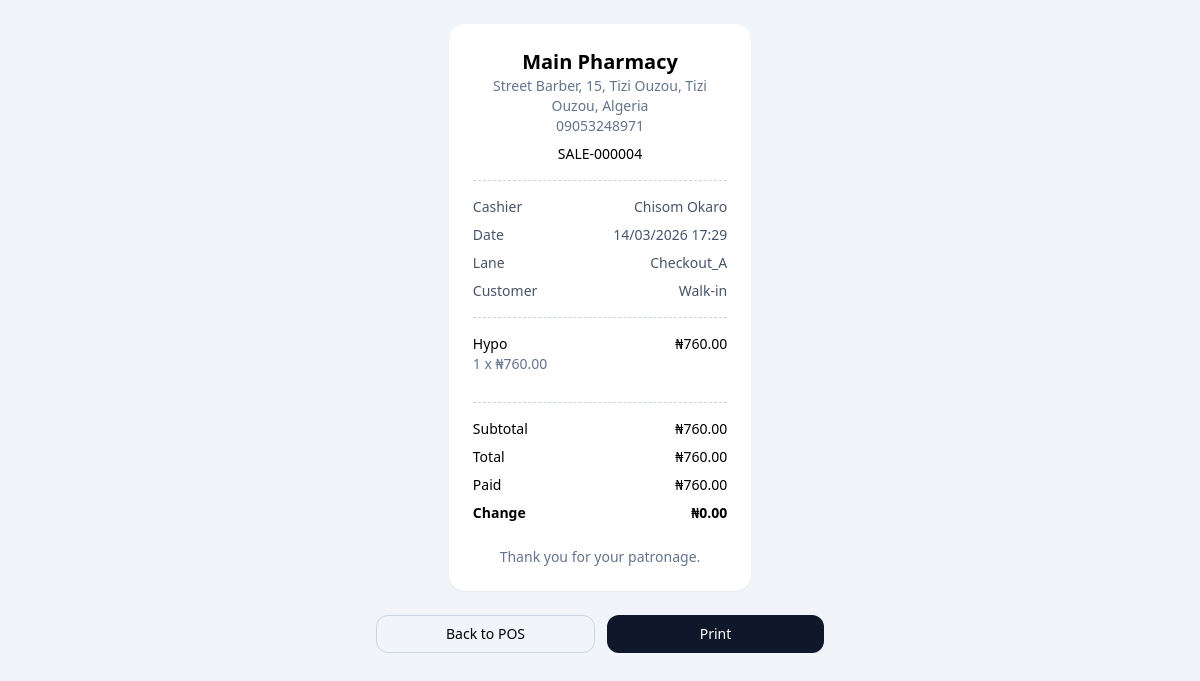
/sales/receipt/4/ (signed in), run on the app's committed database.
### reports/models.py (models this page shows, shortened)
class BusinessSettings(models.Model):
    class ThermalPaperWidth(models.TextChoices):
        MM58 = "58mm", "58 mm"
        MM80 = "80mm", "80 mm"
    business_name = models.CharField(max_length=255, default="DurielBiz POS")
    default_branch = models.ForeignKey(
        Branch,
        on_delete=models.SET_NULL,
        related_name="business_settings",
        blank=True,
        null=True,
    )
    address = models.TextField(blank=True)
    phone = models.CharField(max_length=30, blank=True)
    receipt_footer = models.CharField(max_length=255, blank=True, default="Thank you for your patronage.")
    loyalty_points_per_1000 = models.PositiveIntegerField(default=1)
    loyalty_cash_value_per_point = models.DecimalField(max_digits=8, decimal_places=2, default=Decimal("1.00"))
    cloud_sync_enabled = models.BooleanField(default=False)
    cloud_sync_token = models.CharField(max_length=120, blank=True)
    sync_dashboard_url = models.URLField(blank=True)
    thermal_paper_width = models.CharField(
        max_length=10,
        choices=ThermalPaperWidth.choices,
        default=ThermalPaperWidth.MM80,
    )
    updated_at = models.DateTimeField(auto_now=True)
    class Meta:
        verbose_name_plural = "business settings"
    @classmethod
    def get_solo(cls):
        settings, _ = cls.objects.get_or_create(pk=1)
        return settings

### sales/models.py (models this page shows, shortened)
class Sale(models.Model):
    class Status(models.TextChoices):
        DRAFT = "draft", "Draft"
        COMPLETED = "completed", "Completed"
        VOIDED = "voided", "Voided"
    class PaymentMethod(models.TextChoices):
        CASH = "cash", "Cash"
        CARD = "card", "Card"
        TRANSFER = "transfer", "Transfer"
        MIXED = "mixed", "Mixed"
    cashier = models.ForeignKey(
        settings.AUTH_USER_MODEL,
        on_delete=models.PROTECT,
        related_name="sales",
    )
    branch = models.ForeignKey("reports.Branch", on_delete=models.SET_NULL, related_name="sales", null=True, blank=True)
    customer = models.ForeignKey(
        Customer,
        on_delete=models.SET_NULL,
        related_name="sales",
        blank=True,
        null=True,
    )
    customer_name = models.CharField(max_length=255, blank=True)
    customer_phone = models.CharField(max_length=20, blank=True)
    lane_name = models.CharField(max_length=20, default="checkout_a")
    redeemed_points = models.PositiveIntegerField(default=0)
    redeemed_amount = models.DecimalField(max_digits=12, decimal_places=2, default=Decimal("0.00"))
    loyalty_points_awarded = models.PositiveIntegerField(default=0)
    subtotal = models.DecimalField(max_digits=12, decimal_places=2, default=Decimal("0.00"))
    discount = models.DecimalField(max_digits=12, decimal_places=2, default=Decimal("0.00"))
    tax = models.DecimalField(max_digits=12, decimal_places=2, default=Decimal("0.00"))
    total = models.DecimalField(max_digits=12, decimal_places=2, default=Decimal("0.00"))
    paid_amount = models.DecimalField(max_digits=12, decimal_places=2, default=Decimal("0.00"))
    payment_method = models.CharField(max_length=20, choices=PaymentMethod.choices, default=PaymentMethod.CASH)
    status = models.CharField(max_length=20, choices=Status.choices, default=Status.DRAFT)
    note = models.TextField(blank=True)
    created_at = models.DateTimeField(auto_now_add=True)
    updated_at = models.DateTimeField(auto_now=True)
    class Meta:
        ordering = ["-created_at"]
    @property
    def receipt_number(self) -> str:
        return f"SALE-{self.pk:06d}" if self.pk else "DRAFT"
    @property
    def change_due(self) -> Decimal:
        return max(self.paid_amount - self.total, Decimal("0.00"))

class SaleItem(models.Model):
    sale = models.ForeignKey(Sale, on_delete=models.CASCADE, related_name="items")
    product = models.ForeignKey("products.Product", on_delete=models.PROTECT, related_name="sale_items")
    quantity = models.PositiveIntegerField()
    unit_price = models.DecimalField(max_digits=12, decimal_places=2)
    cost_price = models.DecimalField(max_digits=12, decimal_places=2)
    line_total = models.DecimalField(max_digits=12, decimal_places=2)
    profit = models.DecimalField(max_digits=12, decimal_places=2)
    class Meta:
        ordering = ["id"]

### accounts/models.py (models this page shows)
class User(AbstractUser):
    class Role(models.TextChoices):
        ADMIN = "admin", "Admin"
        MANAGER = "manager", "Manager"
        CASHIER = "cashier", "Cashier"
        INVENTORY = "inventory", "Inventory Officer"
    role = models.CharField(max_length=20, choices=Role.choices, default=Role.CASHIER)
    phone_number = models.CharField(max_length=20, blank=True)
    branch = models.ForeignKey(
        "reports.Branch",
        on_delete=models.SET_NULL,
        related_name="users",
        null=True,
        blank=True,
    )
    def __str__(self) -> str:
        return self.get_full_name() or self.username

### products/models.py (models this page shows, shortened)
class Product(models.Model):
    name = models.CharField(max_length=255)
    slug = models.SlugField(max_length=280, unique=True, blank=True)
    barcode = models.CharField(max_length=100, unique=True, blank=True, null=True)
    category = models.ForeignKey(Category, on_delete=models.PROTECT, related_name="products")
    supplier = models.ForeignKey(
        "suppliers.Supplier",
        on_delete=models.SET_NULL,
        related_name="products",
        blank=True,
        null=True,
    )
    cost_price = models.DecimalField(max_digits=12, decimal_places=2)
    selling_price = models.DecimalField(max_digits=12, decimal_places=2)
    quantity = models.PositiveIntegerField(default=0)
    reorder_level = models.PositiveIntegerField(default=10)
    expiry_date = models.DateField(blank=True, null=True)
    is_active = models.BooleanField(default=True)
    created_at = models.DateTimeField(auto_now_add=True)
    updated_at = models.DateTimeField(auto_now=True)
    class Meta:
        ordering = ["name"]

### sales/views.py (the view)
# urls.py: path("receipt/<int:pk>/", receipt_detail, name="receipt"),
@login_required
@role_required(User.Role.ADMIN)
def receipt_detail(request, pk):
    sale = get_object_or_404(
        Sale.objects.select_related("cashier", "customer", "branch").prefetch_related("items__product"),
        pk=pk,
    )
    return render(request, "sales/receipt.html", {"sale": sale})

### accounts/permissions.py (called while the page is built)
def role_required(*allowed_roles):
    def decorator(view_func):
        @wraps(view_func)
        def _wrapped_view(request, *args, **kwargs):
            if not request.user.is_authenticated:
                return redirect("accounts:login")
            if request.user.role not in allowed_roles:
                messages.error(request, "You do not have permission to access that page.")
                return redirect(get_role_home_url(request.user))
            if request.user.role != User.Role.ADMIN and not getattr(request.user, "branch_id", None):
                messages.error(request, "Your account is not assigned to a branch.")
                return redirect("accounts:logout")
            return view_func(request, *args, **kwargs)
        return _wrapped_view
    return decorator

### reports/context_processors.py (called while the page is built)
def business_settings(request):
    return {"business_settings": BusinessSettings.get_solo()}

### templates/sales/receipt.html (shortened to what this page needs)
<!DOCTYPE html>
<html lang="en">
<head>
    <script src="https://cdn.tailwindcss.com"></script>
</head>
<body class="bg-slate-100 p-6">
    <div class="mx-auto max-w-md">
        {% include "sales/_receipt_content.html" with sale=sale %}
        <div class="mt-6 flex gap-3">
            <a href="{% url 'sales:pos' %}" class="flex-1 rounded-xl border border-slate-300 px-4 py-2 text-center text-sm">Back to POS</a>
            <button onclick="window.print()" class="flex-1 rounded-xl bg-slate-900 px-4 py-2 text-sm text-white">Print</button>
        </div>
    </div>
</body>
</html>

### templates/sales/_receipt_content.html (shortened to what this page needs)
<div class="receipt-paper rounded-2xl bg-white p-6 shadow-sm">
    <div class="border-b border-dashed border-slate-300 pb-4 text-center">
        <h1 class="text-xl font-semibold">{{ business_settings.business_name }}</h1>
        {% if business_settings.address %}<p class="text-sm text-slate-500">{{ business_settings.address }}</p>{% endif %}
        {% if business_settings.phone %}<p class="text-sm text-slate-500">{{ business_settings.phone }}</p>{% endif %}
        <p class="mt-2 text-sm">{{ sale.receipt_number }}</p>
    </div>
    <div class="mt-4 space-y-2 text-sm text-slate-600">
        <div class="flex justify-between"><span>Cashier</span><span>{{ sale.cashier }}</span></div>
        <div class="flex justify-between"><span>Date</span><span>{{ sale.created_at|date:"d/m/Y H:i" }}</span></div>
        <div class="flex justify-between"><span>Lane</span><span>{{ sale.lane_name|title }}</span></div>
        <div class="flex justify-between"><span>Customer</span><span>{{ sale.customer_name|default:"Walk-in" }}</span></div>
    </div>
    <div class="mt-4 border-t border-b border-dashed border-slate-300 py-4">
        {% for item in sale.items.all %}
            <div class="mb-3 flex justify-between text-sm">
                <div>
                    <p class="font-medium">{{ item.product.name }}</p>
                    <p class="text-slate-500">{{ item.quantity }} x ₦{{ item.unit_price }}</p>
                </div>
                <span>₦{{ item.line_total }}</span>
            </div>
        {% endfor %}
    </div>
    <div class="mt-4 space-y-2 text-sm">
        <div class="flex justify-between"><span>Subtotal</span><span>₦{{ sale.subtotal }}</span></div>
        <div class="flex justify-between"><span>Total</span><span>₦{{ sale.total }}</span></div>
        <div class="flex justify-between"><span>Paid</span><span>₦{{ sale.paid_amount }}</span></div>
        <div class="flex justify-between font-semibold"><span>Change</span><span>₦{{ sale.change_due }}</span></div>
    </div>
    {% if business_settings.receipt_footer %}
        <p class="mt-6 text-center text-sm text-slate-500">{{ business_settings.receipt_footer }}</p>
    {% endif %}
</div>

### data on the page
BusinessSettings: business_name "Main Pharmacy", address "Street Barber, 15, Tizi Ouzou, Tizi Ouzou, Algeria", phone "09053248971", receipt_footer "Thank you for your patronage."
Sale: receipt_number "SALE-000004", cashier "Chisom Okaro", created_at "14/03/2026 17:29", lane_name "Checkout_A", customer_name "Walk-in", subtotal "760.00", total "760.00", paid_amount "760.00", change_due "0.00"
SaleItem: product.name "Hypo", quantity "1", unit_price "760.00", line_total "760.00"
